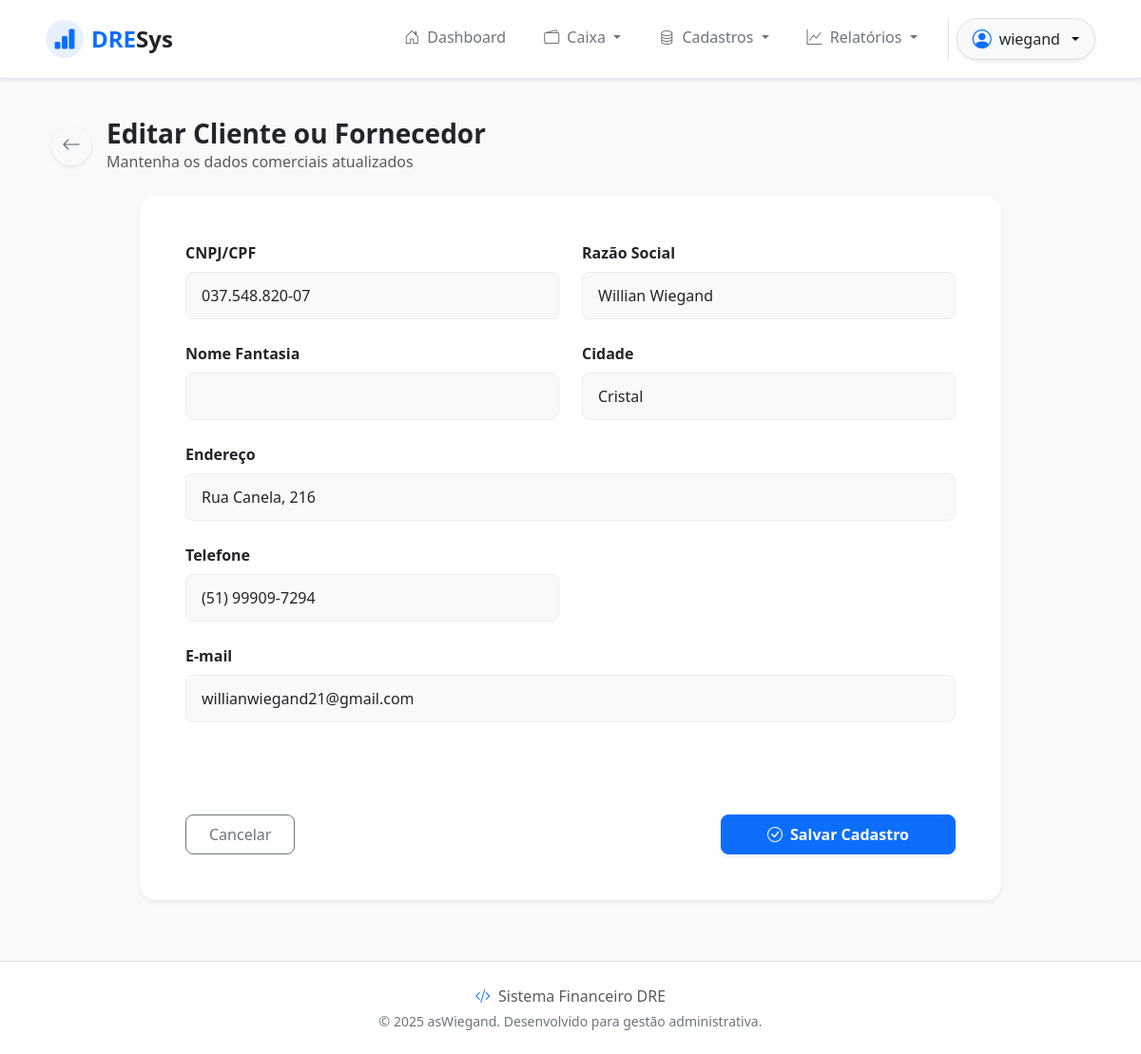
Screenshot of /suppliers/update/3/ (signed in) with the database file from the repository.
### suppliers/models.py (models this page shows, shortened)
class Supplier(models.Model):
    cnpj_cpf = models.CharField(
        max_length=18,
        unique=True,
        validators=[validate_cpf_cnpj],
        verbose_name="CNPJ ou CPF",
        blank=True
    )
    company_name = models.CharField(max_length=100, blank=False, null=False)
    fantasy_name = models.CharField(max_length=100, blank=True, default='')
    city = models.CharField(max_length=100, blank=True)
    address = models.CharField(max_length=100, blank=True)
    phone = models.CharField(blank=True)
    email = models.EmailField(blank=True)

### suppliers/views.py (the view)
# urls.py: path('suppliers/update/<int:pk>/', SupplierUpdateView.as_view(), name='supplier_update'),
class SupplierUpdateView(LoginRequiredMixin, PermissionRequiredMixin, UpdateView):
    permission_required = 'suppliers.change_supplier'
    model = models.Supplier
    template_name = 'supplier_form.html'
    form_class = forms.SupplierForm
    success_url = reverse_lazy('supplier_list')

### suppliers/forms.py
class SupplierForm(forms.ModelForm):
    class Meta:
        model = Supplier
        fields = ['cnpj_cpf', 'company_name', 'fantasy_name', 'city', 'address', 'phone', 'email']
        widgets = {
            'cnpj_cpf': forms.TextInput(attrs={'class': 'form-control', 'placeholder': 'XXX.XXX.XXX-XX ou XX.XXX.XXX/XXXX-XX'}),
            'company_name': forms.TextInput(attrs={'class': 'form-control'}),
            'fantasy_name': forms.TextInput(attrs={'class': 'form-control'}),
            'city': forms.TextInput(attrs={'class': 'form-control'}),
            'address': forms.TextInput(attrs={'class': 'form-control'}),
            'phone': forms.TextInput(attrs={'class': 'form-control', 'placeholder': '(XX) XXXXX-XXXX'}),
            'email': forms.EmailInput(attrs={'class': 'form-control', 'placeholder': 'exemplo@email.com'}),
        }
        labels = {
            'cnpj_cpf': 'CNPJ/CPF',
            'company_name': 'Razão Social',
            'fantasy_name': 'Nome Fantasia',
            'city': 'Cidade',
            'address': 'Endereço',
            'phone': 'Telefone',
            'email': 'E-mail',
        }

### suppliers/templates/supplier_form.html (shortened to what this page needs)
{% extends 'base.html' %}
{% load static %}
{% block content %}
<div class="container-fluid py-4">
    <div class="mb-4 d-flex align-items-center">
        <a href="{% url 'supplier_list' %}" class="btn btn-light shadow-sm text-secondary me-3"
            style="border-radius: 50%; width: 42px; height: 42px; display: flex; align-items: center; justify-content: center;">
            <i class="bi bi-arrow-left fs-5"></i>
        </a>
        <div>
            <h3 class="fw-bold text-dark mb-0">{% if object %}Editar Cliente ou Fornecedor{% else %}Novo Cadastro de
                Parceiro{% endif %}</h3>
            <p class="text-muted mb-0">Mantenha os dados comerciais atualizados</p>
        </div>
    </div>
    <div class="row justify-content-center">
        <div class="col-lg-10">
            <div class="card border-0 shadow-sm rounded-4">
                <div class="card-body p-5">
                    <form method="post" class="needs-validation" novalidate>
                        <div class="row g-4">
                            {% for field in form %}
                            {% if field.name == 'email' or field.name == 'address' %}
                            <div class="col-md-12">
                                {% else %}
                                <div class="col-md-6">
                                    {% endif %}
                                    <label for="{{ field.id_for_label }}" class="form-label fw-semibold text-dark">
                                        {{ field.label }}</label>
                                    <div class="form-control-wrapper">
                                        {{ field }}
                                    </div>
                                </div>
                                {% endfor %}
                            </div>
                            <hr class="my-5 border-light">
                            <div class="d-flex justify-content-between align-items-center">
                                <a href="{% url 'supplier_list' %}"
                                    class="btn btn-outline-secondary px-4 py-2 rounded-3 fw-medium">
                                    Cancelar
                                </a>
                                <button type="submit" class="btn btn-primary px-5 py-2 rounded-3 fw-bold shadow-sm">
                                    <i class="bi bi-check-circle me-2"></i>Salvar Cadastro
                                </button>
                            </div>
                    </form>
                </div>
            </div>
        </div>
    </div>
</div>
{% endblock %}

### app/templates/components/_header.html (shortened to what this page needs)
<nav class="navbar navbar-expand-lg navbar-light bg-white fixed-top shadow-sm py-3 border-bottom">
  <div class="container-fluid px-4 px-lg-5">
    <a class="navbar-brand d-flex align-items-center fw-bold fs-4 text-primary" href="{% url 'home' %}">
      <div
        class="bg-primary bg-opacity-10 text-primary rounded-circle d-flex align-items-center justify-content-center me-2"
        style="width: 40px; height: 40px;">
        <i class="bi bi-bar-chart-fill"></i>
      </div>
      DRE<span class="text-dark">Sys</span>
    </a>
    <div class="collapse navbar-collapse" id="navbarMain">
      <ul class="navbar-nav ms-auto mb-2 mb-lg-0 gap-2">
        {% if request.user.is_authenticated %}
        <li class="nav-item">
          <a class="nav-link fw-medium px-3 {% if request.resolver_match.url_name == 'home' %}active text-primary{% else %}text-secondary{% endif %}"
            href="{% url 'home' %}">
            <i class="bi bi-house-door me-1"></i> Dashboard
          </a>
        </li>
        {% if perms.inflows.view_inflow or perms.outflows.view_outflow or perms.moviments.view_moviment %}
        <li class="nav-item dropdown">
          <a class="nav-link dropdown-toggle fw-medium px-3 text-secondary" href="#" id="caixaDropdown" role="button"
            data-bs-toggle="dropdown" aria-expanded="false">
            <i class="bi bi-wallet2 me-1"></i> Caixa
          </a>
        </li>
        {% endif %}
        {% if perms.suppliers.view_supplier or perms.banks.view_bank or perms.accountings.view_accounting or perms.payments.view_payment %}
        <li class="nav-item dropdown">
          <a class="nav-link dropdown-toggle fw-medium px-3 text-secondary" href="#" id="cadastrosDropdown"
            role="button" data-bs-toggle="dropdown" aria-expanded="false">
            <i class="bi bi-database me-1"></i> Cadastros
          </a>
        </li>
        {% endif %}
        {% if perms.inflows.view_inflow or perms.outflows.view_outflow %}
        <li class="nav-item dropdown">
          <a class="nav-link dropdown-toggle fw-medium px-3 text-secondary" href="#" id="relatoriosDropdown"
            role="button" data-bs-toggle="dropdown" aria-expanded="false">
            <i class="bi bi-graph-up me-1"></i> Relatórios
          </a>
        </li>
        {% endif %}
        <li class="nav-item border-start ms-2 ps-2">
          <div class="dropdown">
            <button
              class="btn btn-light dropdown-toggle d-flex align-items-center gap-2 rounded-pill px-3 shadow-sm border"
              type="button" id="userMenu" data-bs-toggle="dropdown" aria-expanded="false">
              <i class="bi bi-person-circle fs-5 text-primary"></i>
              <span class="fw-medium text-dark">{{ request.user.username }}</span>
            </button>
          </div>
        </li>
        {% endif %}
      </ul>
    </div>
  </div>
</nav>

### app/templates/base.html (style rules this page uses)
body { background-color: #f8f9fa; }

### app/templates/components/_header.html (style rules this page uses)
.navbar .nav-link { transition: color 0.2s ease-in-out; }

### suppliers/templates/supplier_form.html (style rules this page uses)
.form-control-wrapper input, .form-control-wrapper select, .form-control-wrapper textarea { background-color: #f8f9fa; border: 1px solid #e9ecef; border-radius: 0.5rem; padding: 0.75rem 1rem; transition: all 0.2s ease-in-out; width: 100%; display: block; }

### rows the page displays
Supplier: form "037.548.820-07" "Willian Wiegand" "Cristal" "Rua Canela, 216" "(51) 99909-7294" "willianwiegand21@gmail.com"

### other values shown
{{ request.user.username }} "wiegand"
{{ field.label }} "CNPJ/CPF" "Razão Social" "Nome Fantasia" "Cidade" "Endereço" "Telefone" "E-mail"
